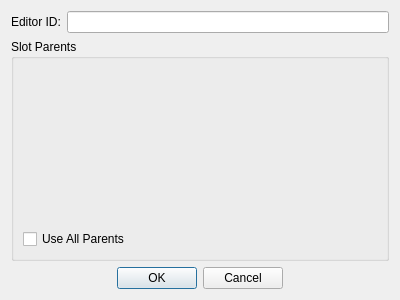
<?xml version="1.0" encoding="UTF-8"?>
<ui version="4.0">
 <class>FormDialogEquipSlot</class>
 <widget class="QDialog" name="FormDialogEquipSlot">
  <property name="geometry">
   <rect>
    <x>0</x>
    <y>0</y>
    <width>400</width>
    <height>300</height>
   </rect>
  </property>
  <property name="windowTitle">
   <string>Equip Slot</string>
  </property>
  <layout class="QGridLayout" name="gridLayout">
   <item row="0" column="0">
    <widget class="QLabel" name="label">
     <property name="text">
      <string>Editor ID:</string>
     </property>
     <property name="buddy">
      <cstring>editorID</cstring>
     </property>
    </widget>
   </item>
   <item row="0" column="1">
    <widget class="QLineEdit" name="editorID"/>
   </item>
   <item row="1" column="0" colspan="2">
    <widget class="QGroupBox" name="groupBox">
     <property name="title">
      <string>Slot Parents</string>
     </property>
     <layout class="QGridLayout" name="gridLayout_2">
      <item row="0" column="0">
       <widget class="DKFormListPane" name="parents">
        <property name="whatsThis">
         <string>&lt;p&gt;It's possible to define one Equip Slot in terms of other Equip Slots, such that the one equip slot overlaps some or all of those other equip slots. Some examples:&lt;/p&gt;
&lt;ul&gt;
   &lt;li&gt;&lt;p&gt;The EitherHand and BothHands slots both use LeftHand and RightHand as their parents. The difference between them is the &quot;Use All Parents&quot; checkbox.&lt;/p&gt;&lt;/li&gt;
   &lt;li&gt;&lt;p&gt;The Shield slot has LeftHand as its sole parent. This means that actors can only equip a shield to their left hand, and that they can't equip other items to their left hand at the same time.&lt;/p&gt;&lt;/li&gt;
&lt;/ul&gt;</string>
        </property>
        <property name="showFormTypes">
         <bool>false</bool>
        </property>
       </widget>
      </item>
      <item row="1" column="0">
       <widget class="QCheckBox" name="flagUseAllParents">
        <property name="whatsThis">
         <string>&lt;p&gt;If the Use All Parents box is checked, then this Equip Slot takes up all of the parent slots. Otherwise, it can take up any one of the parent slots.&lt;/p&gt;
&lt;p&gt;Some examples:&lt;/p&gt;
&lt;p&gt;The vanilla BothHands slot has the parent slots LeftHand and RightHand, and Use All Parents is checked. This means that any item marked with the BothHands slot takes up both the left and right hands: it's a two-handed item.&lt;/p&gt;
&lt;p&gt;The vanilla EitherHand slot has the parent slots LeftHand and RightHand, and Use All Parents is not checked. This means that any item marked with the EitherHand slot can be equipped to either hand. The only circumstance under which the item would take up both hands is if you equip two if the item, one to each hand.&lt;/p&gt;</string>
        </property>
        <property name="text">
         <string>Use All Parents</string>
        </property>
       </widget>
      </item>
     </layout>
    </widget>
   </item>
   <item row="2" column="0" colspan="2">
    <layout class="QHBoxLayout" name="horizontalLayout">
     <item>
      <spacer name="horizontalSpacer">
       <property name="orientation">
        <enum>Qt::Horizontal</enum>
       </property>
       <property name="sizeHint" stdset="0">
        <size>
         <width>40</width>
         <height>20</height>
        </size>
       </property>
      </spacer>
     </item>
     <item>
      <widget class="QPushButton" name="buttonOK">
       <property name="text">
        <string>OK</string>
       </property>
      </widget>
     </item>
     <item>
      <widget class="QPushButton" name="buttonCancel">
       <property name="text">
        <string>Cancel</string>
       </property>
      </widget>
     </item>
     <item>
      <spacer name="horizontalSpacer_2">
       <property name="orientation">
        <enum>Qt::Horizontal</enum>
       </property>
       <property name="sizeHint" stdset="0">
        <size>
         <width>40</width>
         <height>20</height>
        </size>
       </property>
      </spacer>
     </item>
    </layout>
   </item>
  </layout>
 </widget>
 <customwidgets>
  <customwidget>
   <class>DKFormListPane</class>
   <extends>QWidget</extends>
   <header>widgets/DKFormListPane.h</header>
  </customwidget>
 </customwidgets>
 <tabstops>
  <tabstop>editorID</tabstop>
  <tabstop>parents</tabstop>
  <tabstop>flagUseAllParents</tabstop>
  <tabstop>buttonOK</tabstop>
  <tabstop>buttonCancel</tabstop>
 </tabstops>
 <resources/>
 <connections/>
</ui>
